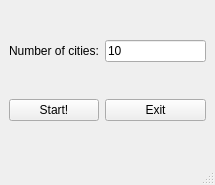
<?xml version="1.0" encoding="UTF-8"?>
<ui version="4.0">
 <class>MainWindow</class>
 <widget class="QMainWindow" name="MainWindow">
  <property name="geometry">
   <rect>
    <x>0</x>
    <y>0</y>
    <width>215</width>
    <height>185</height>
   </rect>
  </property>
  <property name="windowTitle">
   <string>MainWindow</string>
  </property>
  <widget class="QWidget" name="centralwidget">
   <layout class="QGridLayout" name="gridLayout">
    <item row="0" column="0">
     <widget class="QLabel" name="NumberOfCitiesLabel">
      <property name="text">
       <string>Number of cities:</string>
      </property>
      <property name="buddy">
       <cstring>NumberOfCitiesLineEdit</cstring>
      </property>
     </widget>
    </item>
    <item row="0" column="1">
     <widget class="QLineEdit" name="NumberOfCitiesLineEdit">
      <property name="text">
       <string>10</string>
      </property>
     </widget>
    </item>
    <item row="1" column="0">
     <widget class="QPushButton" name="StartButton">
      <property name="text">
       <string>Start!</string>
      </property>
     </widget>
    </item>
    <item row="1" column="1">
     <widget class="QPushButton" name="ExitButton">
      <property name="text">
       <string>Exit</string>
      </property>
     </widget>
    </item>
   </layout>
  </widget>
  <widget class="QMenuBar" name="menubar">
   <property name="geometry">
    <rect>
     <x>0</x>
     <y>0</y>
     <width>215</width>
     <height>22</height>
    </rect>
   </property>
  </widget>
  <widget class="QStatusBar" name="statusbar"/>
 </widget>
 <resources/>
 <connections/>
</ui>
